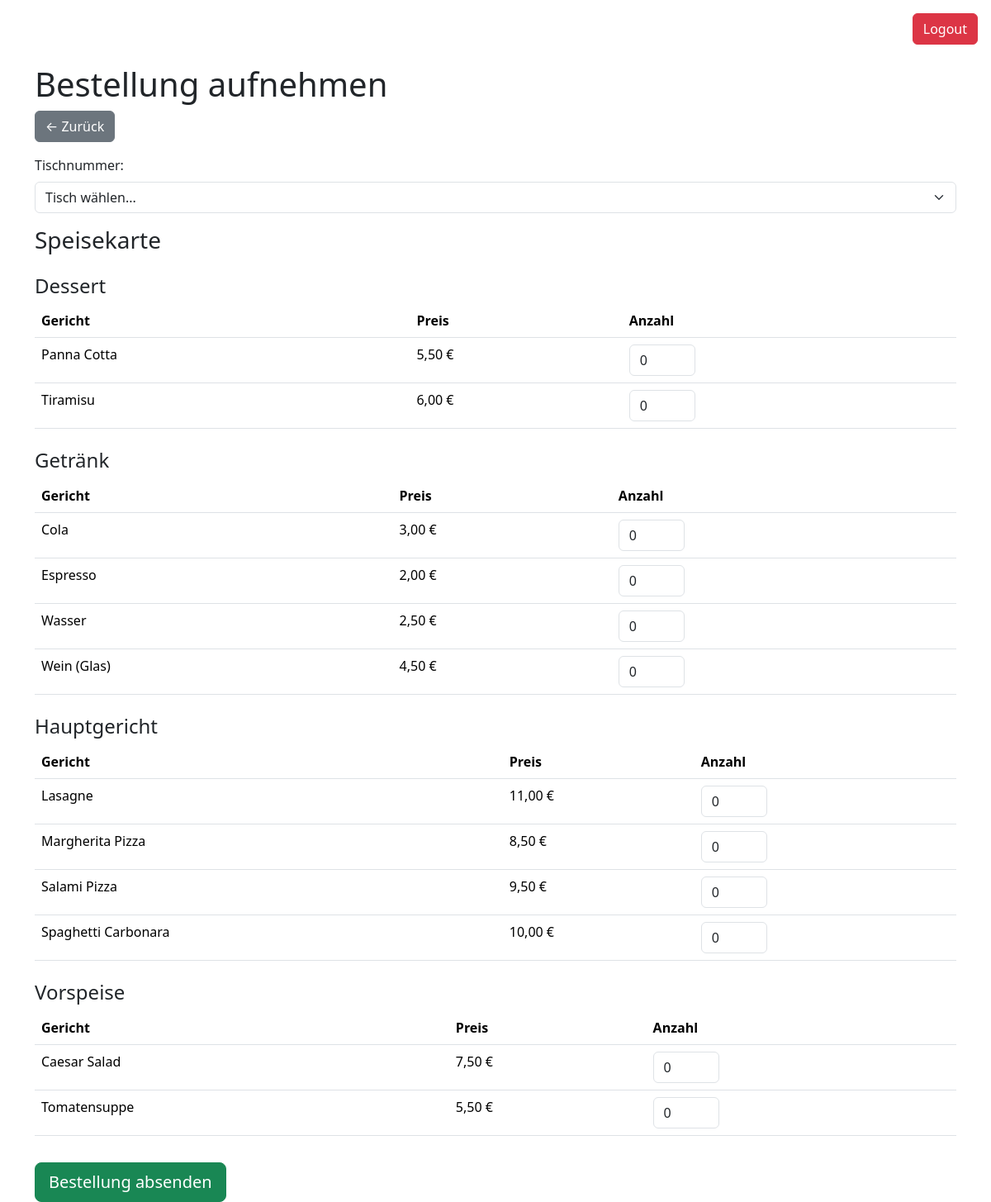
Page /kellner/bestellung_aufnehmen.php (signed in) on the committed database.
### tables this page shows
CREATE TABLE `gericht` (
  `gericht_id` int(11) NOT NULL,
  `name` varchar(100) NOT NULL,
  `preis` decimal(10,2) NOT NULL,
  `kategorie` varchar(50) NOT NULL
);

### kellner/bestellung_aufnehmen.php (the view, shortened to what this page needs)
<?php
require_once '../verbindung/db.php';
$gerichte = $pdo->query("SELECT * FROM gericht ORDER BY kategorie, name")->fetchAll();
$kategorien = [];
foreach ($gerichte as $gericht) {
    $kategorien[$gericht['kategorie']][] = $gericht;
}
?>
<!DOCTYPE html>
<html lang="de">
<head>
    <link href="https://cdn.jsdelivr.net/npm/bootstrap@5.3.8/dist/css/bootstrap.min.css" rel="stylesheet">
</head>
<body>
    <div class="text-end m-3" style="text-align: right;">
    <a href="../auth/logout.php" class="btn btn-danger">Logout</a>
  </div>
    <div class="container mt-4">
        <h1>Bestellung aufnehmen</h1>
        <a href="../index.php" class="btn btn-secondary mb-3">← Zurück</a>
        <form method="POST">
            <div class="mb-3">
                <label class="form-label">Tischnummer:</label>
                <select name="tisch_id" class="form-select" required>
                    <option value="">Tisch wählen...</option>
                </select>
            </div>
            <h3>Speisekarte</h3>
            <?php foreach ($kategorien as $kategorie => $items): ?>
                <h4 class="mt-4"><?= htmlspecialchars($kategorie) ?></h4>
                <table class="table">
                    <thead>
                        <tr>
                            <th>Gericht</th>
                            <th>Preis</th>
                            <th>Anzahl</th>
                        </tr>
                    </thead>
                    <tbody>
                        <?php foreach ($items as $gericht): ?>
                            <tr>
                                <td><?= htmlspecialchars($gericht['name']) ?></td>
                                <td><?= number_format($gericht['preis'], 2, ',', '.') ?> €</td>
                                <td>
                                    <input type="number" name="anzahl[<?= $gericht['gericht_id'] ?>]"
                                           class="form-control" style="width: 80px;"
                                           min="0" value="0">
                                </td>
                            </tr>
                        <?php endforeach; ?>
                    </tbody>
                </table>
            <?php endforeach; ?>
            <button type="submit" class="btn btn-success btn-lg mt-3">Bestellung absenden</button>
        </form>
    </div>
</body>
</html>

### rows in the picture
gericht: name "Panna Cotta", preis "5,50"
gericht: name "Tiramisu", preis "6,00"
gericht: name "Cola", preis "3,00"
gericht: name "Espresso", preis "2,00"
gericht: name "Wasser", preis "2,50"
gericht: name "Wein (Glas)", preis "4,50"
gericht: name "Lasagne", preis "11,00"
gericht: name "Margherita Pizza", preis "8,50"
gericht: name "Salami Pizza", preis "9,50"
gericht: name "Spaghetti Carbonara", preis "10,00"
gericht: name "Caesar Salad", preis "7,50"
gericht: name "Tomatensuppe", preis "5,50"

### other values in the picture
$kategorie "Dessert"
$kategorie "Getränk"
$kategorie "Hauptgericht"
$kategorie "Vorspeise"
